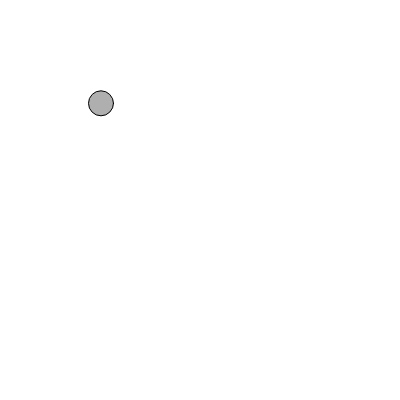
Frame 1 (no input)
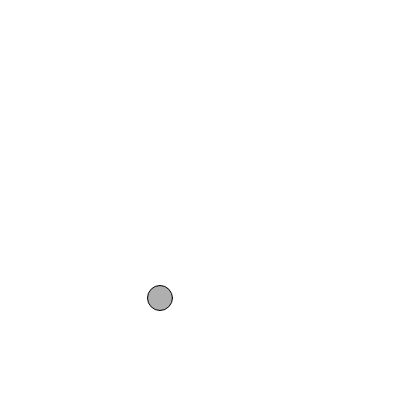
Frame 60 (no input)
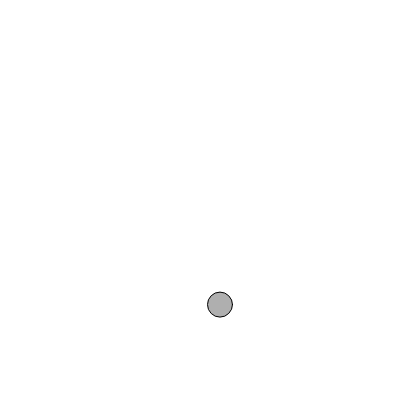
Frame 120 (the mouse pressed at the canvas centre since frame 60)

The p5.js sketch that drew these frames (run headless with seeded random() and noise() and a simulated clock; from frame 60 on, the mouse is pressed at the canvas centre):

// p5.js sketch
// ── sketch.js
var x = 100;
var y = 100;
var xSpeed = 1;
var ySpeed = 3.3

function setup() {
  createCanvas(400, 400);
  background(255);
}

function draw() {
  background(255);
  x = x+xSpeed;
  y = y+ySpeed;
  
  if ((x > width) || (x < 0)) {
    xSpeed = xSpeed * -1;
  }
  
  if ((y > height) || (y < 0)) {
    ySpeed = ySpeed * -1;
  }
  
  stroke(0);
  fill(175);
  ellipse(x, y, 25, 25);
}
